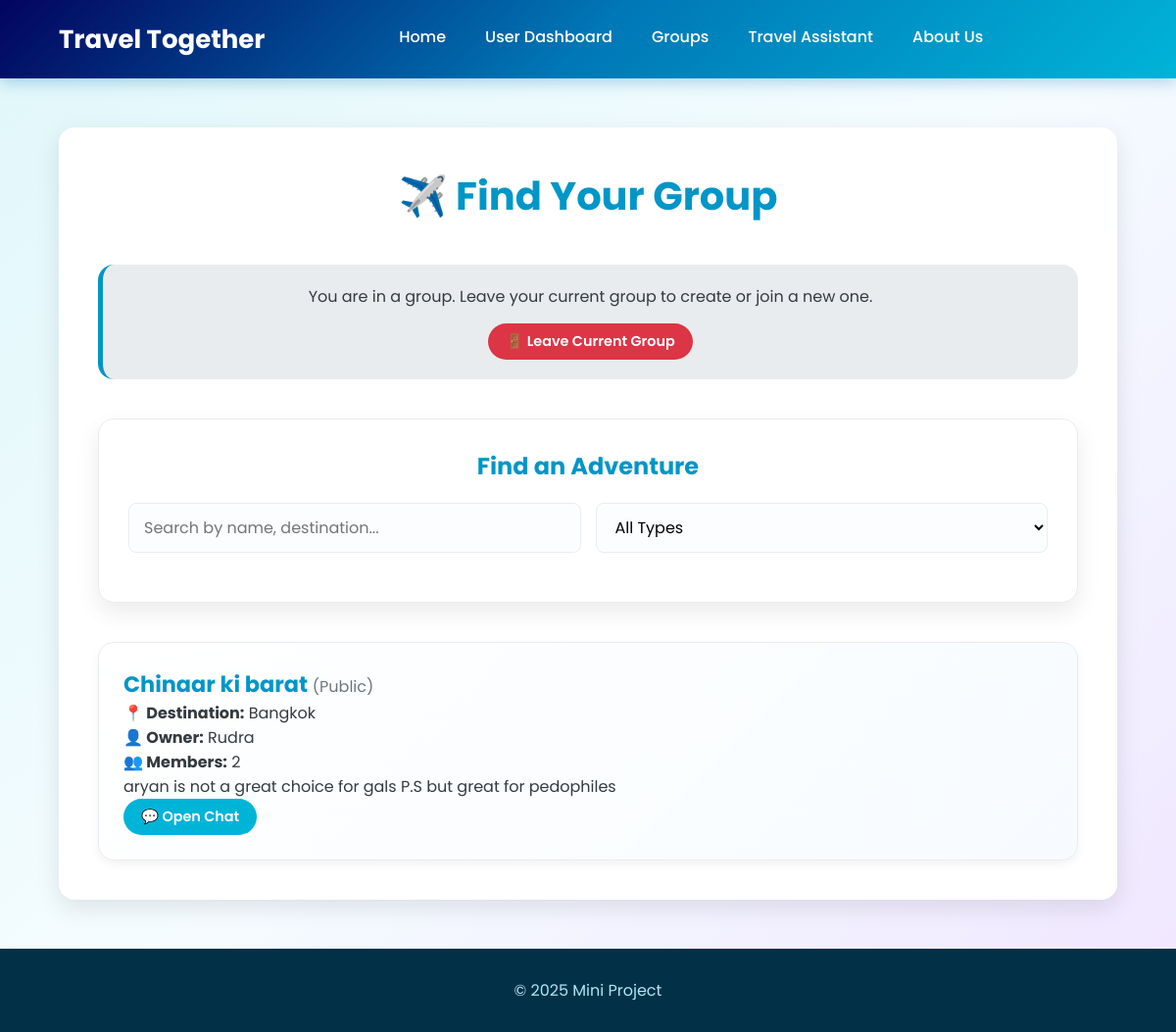
The app's page /groups (signed in) with its own data.
### tables this page shows
CREATE TABLE Groups (
        group_id TEXT PRIMARY KEY,
        group_name TEXT NOT NULL,
        group_description TEXT,
        group_type TEXT NOT NULL CHECK(group_type IN ('Public', 'Private')),
        owner_id TEXT NOT NULL,
        destination_id TEXT,
        member_count INTEGER DEFAULT 1,
        max_members INTEGER DEFAULT 50,
        created_at TEXT DEFAULT CURRENT_TIMESTAMP,
        FOREIGN KEY (owner_id) REFERENCES Users (userid) ON DELETE CASCADE,
        FOREIGN KEY (destination_id) REFERENCES Destinations (destination_id) ON DELETE SET NULL
    );

CREATE TABLE Destinations (
        destination_id TEXT PRIMARY KEY,
        destination_name TEXT UNIQUE NOT NULL,
        country TEXT NOT NULL
    );

CREATE TABLE Users (
        userid TEXT PRIMARY KEY,
        username TEXT UNIQUE NOT NULL,
        password TEXT NOT NULL,
        email TEXT UNIQUE NOT NULL,
        phone_no TEXT UNIQUE,
        gender TEXT CHECK(gender IN ('Male', 'Female', 'Other')),
        marital_status TEXT CHECK(marital_status IN ('Single', 'Married', 'Divorced', 'Widowed')),
        bio TEXT,
        current_group_id TEXT,
        is_group_owner BOOLEAN DEFAULT FALSE,
        created_at TEXT DEFAULT CURRENT_TIMESTAMP,
        FOREIGN KEY (current_group_id) REFERENCES Groups (group_id) ON DELETE SET NULL
    );

### app.py (the view, shortened to what this page needs)
@app.route('/groups', methods=["GET", "POST"])
def groups():
    conn, user = validate_user_session()
    if not user:
        return redirect("/auth")
    destinations = database.get_all_destinations()
    groups_list = conn.execute("""
        SELECT g.*, u.username as owner_name, d.destination_name,
               CASE WHEN gm.user_id IS NOT NULL THEN 1 ELSE 0 END as is_member
        FROM Groups g
        JOIN Users u ON g.owner_id = u.userid
        LEFT JOIN Destinations d ON g.destination_id = d.destination_id
        LEFT JOIN GroupMembers gm ON g.group_id = gm.group_id AND gm.user_id = ?
    """, (user['userid'],)).fetchall()
    conn.close()
    return render_template('groups.html', groups=groups_list, user=user, destinations=destinations)

### app.py (called while the page is built)
def validate_user_session():
    username = session.get("username")
    if not username:
        return None, None # No user in session
    conn = database.get_db_connection()
    user = conn.execute("SELECT * FROM Users WHERE username=?", (username,)).fetchone()
    if not user:
        session.pop("username", None)
        flash("Your session was invalid. Please log in again.", "warning")
        conn.close()
        return None, None
    return conn, user

### database.py (called while the page is built)
def get_db_connection():
    conn = sqlite3.connect('travel_together.db')
    conn.row_factory = sqlite3.Row
    conn.execute("PRAGMA foreign_keys = ON;")
    return conn

def get_all_destinations():
    conn = get_db_connection()
    destinations = conn.execute("SELECT * FROM Destinations ORDER BY destination_name ASC").fetchall()
    conn.close()
    return destinations

### templates/groups.html (shortened to what this page needs)
<!DOCTYPE html>
<html lang="en">
<head>
    <link rel="stylesheet" href="/static/style.css">
</head>
<body>
    <header class="navbar">
        <div class="logo">
            <p>Travel Together</p>
        </div>
        <nav class="nav-links" id="nav-links">
            <a href="/home">Home</a>
            <a href="/user">User Dashboard</a>
            <a href="/groups">Groups</a>
            <a href="/travel">Travel Assistant</a>
            <a href="/about">About Us</a>
        </nav>
    </header>
    <main>
        <div class="groups-container">
            <h2>✈️ Find Your Group</h2>
            {% if not user.current_group_id %}
            <div class="dashboard-card" style="margin-bottom: 40px;">
                <h3 style="text-align: center; margin-bottom: 20px; font-size: 1.5rem; color: var(--primary-color);">Create a New Adventure</h3>
                <form method="POST" action="/groups" class="group-form">
                    <input type="text" name="group_name" placeholder="Group Name" required>
                    <select name="group_type" required>
                        <option value="" disabled selected>Select Group Type</option>
                        <option value="Public">Public</option>
                        <option value="Private">Private</option>
                    </select>
                    <input list="destinations-list" name="destination_name" placeholder="Type or select a destination" required autocomplete="off">
                    <datalist id="destinations-list">
                        {% for dest in destinations %}
                            <option value="{{ dest.destination_name }}">
                        {% endfor %}
                    </datalist>
                    <textarea name="group_description" placeholder="Group Description (optional)"></textarea>
                    <button type="submit">➕ Create Group</button>
                </form>
            </div>
            {% else %}
            <div class="info-box">
                <p>You are in a group. Leave your current group to create or join a new one.</p>
                {% if not user.is_group_owner %}
                    <a href="/groups/leave" class="btn delete-btn" style="margin-top: 15px;">🚪 Leave Current Group</a>
                {% endif %}
            </div>
            {% endif %}
            <div class="dashboard-card" style="margin-bottom: 40px;">
                <h3 style="text-align: center; margin-bottom: 20px; font-size: 1.5rem; color: var(--primary-color);">Find an Adventure</h3>
                <div class="filters-container">
                    <input type="search" id="group-search" placeholder="Search by name, destination..." autocomplete="off">
                    <select id="group-type-filter">
                        <option value="All">All Types</option>
                    </select>
                </div>
            </div>
            {% if groups %}
                <ul class="group-list">
                    {% for group in groups %}
                        <li class="group-item">
                            <h3>{{ group['group_name'] }} <span class="type">({{ group['group_type'] }})</span></h3>
                            <p><strong>📍 Destination:</strong> {{ group['destination_name'] or 'Not specified' }}</p>
                            <p><strong>👤 Owner:</strong> {{ group['owner_name'] }}</p>
                            <p><strong>👥 Members:</strong> {{ group['member_count'] }}</p>
                            <p class="desc">{{ group['group_description'] or "No description" }}</p>
                            <div class="group-actions">
                                <a href="/groups/chat/{{ group['group_id'] }}" class="btn chat-btn">💬 Open Chat</a>
                            </div>
                        </li>
                    {% endfor %}
                </ul>
            {% else %}
                <div class="no-group-info">
                     <h3>No groups available yet.</h3>
                     <p>Be the first to create one and start a new journey!</p>
                </div>
            {% endif %}
        </div>
    </main>
    <footer>
        <p>© 2025 Mini Project</p>
    </footer>
</body>
</html>

### static/style.css (style rules this page uses)
:root { --primary-color: #0096c7; --secondary-color: #00b4d8; --accent-color: #ff8c42; --background-color: #f8f9fa; --text-color: #343a40; --card-bg: #ffffff; --light-gray: #e9ecef; --border-radius: 16px; --shadow: 0 8px 25px rgba(0, 0, 0, 0.1); }
* { margin: 0; padding: 0; box-sizing: border-box; font-family: 'Poppins', sans-serif; }
body { display: flex; flex-direction: column; min-height: 100vh; color: var(--text-color); background-color: #e9f5f9; background-image: linear-gradient(135deg, #e0f7fa 0%, #f5fcff 50%, #f0e6ff 100%); background-attachment: fixed; background-size: cover; }
main { flex-grow: 1; }
.navbar { display: flex; justify-content: space-between; align-items: center; width: 100%; padding: 0 5%; height: 80px; background: linear-gradient(135deg, #03045e, #0077b6, #00b4d8); color: white; box-shadow: 0 4px 15px rgba(0, 119, 182, 0.3); position: relative; z-index: 100; }
.logo { font-size: 26px; font-weight: 700; }
.nav-links { display: flex; gap: 40px; align-items: center; }
.nav-links a { color: white; text-decoration: none; font-size: 16px; font-weight: 500; padding-bottom: 5px; position: relative; transition: color 0.3s; }
.nav-links a::after { content: ''; position: absolute; bottom: 0; left: 0; width: 0; height: 2px; background-color: var(--accent-color); transition: width 0.3s ease-out; }
.btn { display: inline-flex; align-items: center; gap: 8px; padding: 8px 18px; border-radius: 50px; font-weight: 600; font-size: 0.9rem; text-decoration: none; border: none; cursor: pointer; transition: all 0.3s ease; }
.delete-btn { background: #dc3545; color: white; }
.chat-btn { background: var(--secondary-color); color: white; }
.groups-container, .dashboard-container { width: 90%; max-width: 1200px; margin: 50px auto; padding: 40px; background: var(--card-bg); box-shadow: var(--shadow); border-radius: var(--border-radius); }
.groups-container h2, .dashboard-container h2 { margin-bottom: 40px; color: var(--primary-color); text-align: center; font-size: 2.5rem; }
.dashboard-card { background: var(--card-bg); border-radius: var(--border-radius); padding: 30px; box-shadow: 0 10px 25px rgba(0,0,0,0.08); border: 1px solid var(--light-gray); height: 100%; }
.group-item { background: linear-gradient(135deg, #ffffff, #f7fbff); padding: 25px; border-radius: var(--border-radius); border: 1px solid var(--light-gray); box-shadow: 0 4px 10px rgba(0,0,0,0.05); transition: transform 0.3s ease, box-shadow 0.3s ease; }
.group-list { list-style: none; padding: 0; display: flex; flex-direction: column; gap: 20px; }
.group-item h3 { font-size: 1.4rem; color: var(--primary-color); }
.group-item h3 .type { font-size: 1rem; color: #6c757d; font-weight: 400; }
.info-box { background-color: var(--light-gray); padding: 20px; text-align: center; border-radius: var(--border-radius); border-left: 5px solid var(--primary-color); margin-bottom: 40px; }
footer { background-color: #023047; color: #ade8f4; text-align: center; padding: 30px; margin-top: auto; }
.filters-container { display: flex; gap: 15px; margin-bottom: 20px; }
.filters-container input, .filters-container select { width: 100%; padding: 12px 15px; border: 1px solid var(--light-gray); border-radius: 8px; font-size: 1rem; background-color: #fcfdff; }

### records on screen
Groups: group_name "Chinaar ki barat", group_type "Public", destination_name "Bangkok", owner_name "Rudra", member_count "2", group_description "aryan is not a great choice for gals P.S but great for pedophiles"
